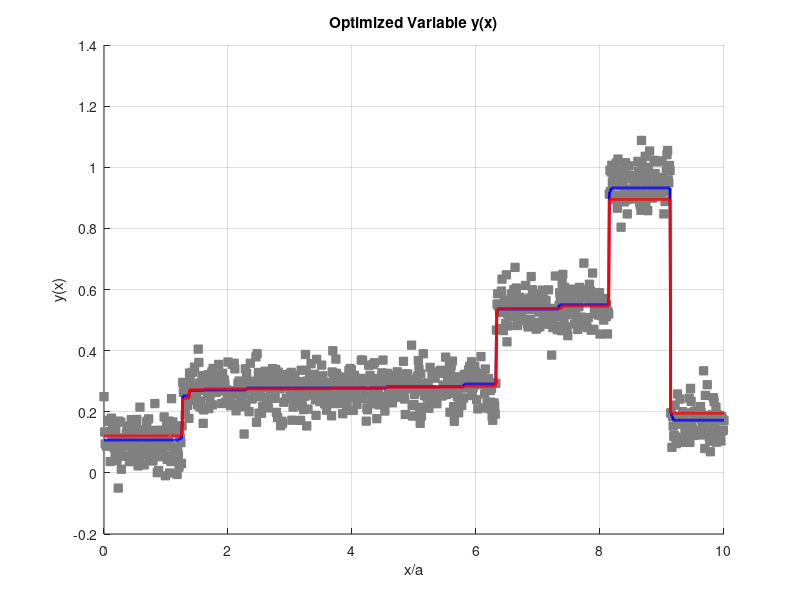

This figure's MATLAB source:
load("Data01.mat")

N = length(y);
M = N;
tau = 15;

D = zeros(M, N);
for i=1:(N-1)
    D(i, i) = -1;
    D(i, i+1) = 1;
end

zeros_n = zeros(N, 1);
ones_n = ones(N, 1);
zeros_m = zeros(M, 1);
ones_m = ones(M, 1);

c = vertcat(zeros_n, ones_n, ones_m * tau);
b = vertcat(y, y * -1, zeros_m, zeros_m);

zeros_n_m = zeros(N, M);
zeros_m_n = zeros(M, N);

zeros_1_n = zeros(1, N);

I_n = eye(N);
I_m = eye(M);

A_row1 = horzcat(I_n, I_n * -1, zeros_n_m);
A_row2 = horzcat(I_n * -1, I_n * -1, zeros_n_m);
A_row3 = horzcat(D * -1, zeros_m_n, I_m * -1);
A_row4 = horzcat(D, zeros_m_n, I_m * -1);

A = vertcat(A_row1, A_row2, A_row3, A_row4);

xOpt = linprog(c, A, b);
load("zad1_wynik.mat");

x_values = linspace(0, 1, N);
figure;
scatter(t, y, "square", "filled", 'MarkerFaceColor', [0.5 0.5 0.5], 'MarkerEdgeColor', [0.5 0.5 0.5], 'LineWidth', 0.1);
hold on;
plot(t, xOpt(1:N), 'LineWidth',2, "Color", "blue");
plot(t, v, 'LineWidth',2, "Color", "red");
hold off;
xlabel('x/a');
ylabel('y(x)');
title('Optimized Variable y(x)');
grid on;
    